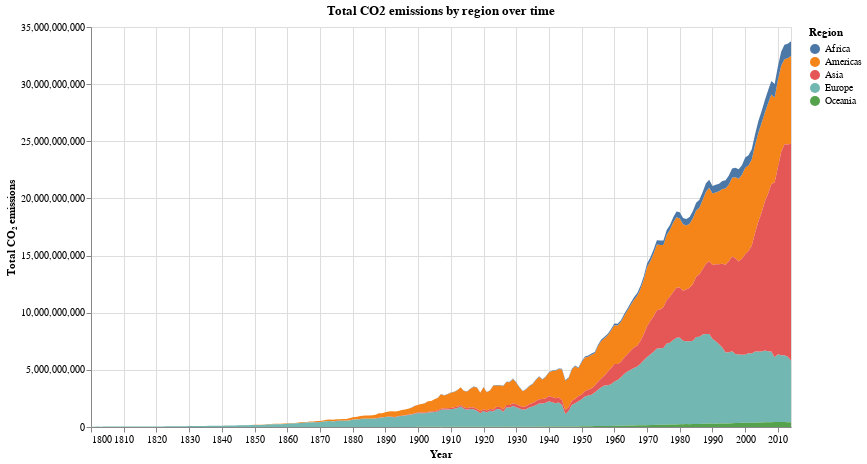

Notebook code for this chart:
### Markdown cell above
<div class="alert alert-info" style="color:black">

### Question 5.3
rubric={accuracy:1,quality:1,viz:2}

<h4>
Python
</h4>
<ol type="1">
<li>in addition to the co2 per capita, the total population also matter for a country’s overall co2 emissions. compute a new column in your data set called <code>'co2_total'</code> which contains the total co2 emissions per observation.</li>
<li>plot this new column over time in an area chart, but instead of plotting one area for each country, plot one for each region which represents the sum of all countries co2 emissions in that region.</li>
</ol>
</div>

### Code cell
# YOUR PYTHON ANSWER GOES HERE
import pandas as pd
import altair as alt

gapminder["co2_total"] = gapminder["co2_per_capita"] * gapminder["population"]

region_co2 = (gapminder.dropna(subset=["co2_total"]).groupby(["year", "region"], as_index=False).agg(co2_total=("co2_total", "sum")))

area_chart = (alt.Chart(region_co2).mark_area().encode(
        x=alt.X("year:T", title="Year"),
        y=alt.Y("co2_total:Q", title="Total CO₂ emissions", stack="zero"
        ),
        color=alt.Color("region:N", title="Region"),
        tooltip=[alt.Tooltip("region:N"), alt.Tooltip("co2_total:Q", format=",.2f")
        ]
    )
    .properties(width=700, height=400, title="Total CO2 emissions by region over time"
    )
)

area_chart

### Figure 1 — Vega-Lite specification as saved in the notebook (floating-point values rounded to 4 significant figures; data arrays with more than 128 entries replaced by an {"elided": "..."} marker saying what was removed)
{"config": {"view": {"continuousWidth": 300, "continuousHeight": 300}}, "data": {"name": "data-e22b36c34f360903a574afec5270be98"}, "mark": {"type": "area"}, "encoding": {"color": {"field": "region", "title": "Region", "type": "nominal"}, "tooltip": [{"field": "region", "type": "nominal"}, {"field": "co2_total", "format": ",.2f", "type": "quantitative"}], "x": {"field": "year", "title": "Year", "type": "temporal"}, "y": {"field": "co2_total", "stack": "zero", "title": "Total CO₂ emissions", "type": "quantitative"}}, "height": 400, "title": "Total CO2 emissions by region over time", "width": 700, "$schema": "https://vega.github.io/schema/vega-lite/v6.1.0.json", "datasets": {"data-e22b36c34f360903a574afec5270be98": {"elided": "888 records"}}}
